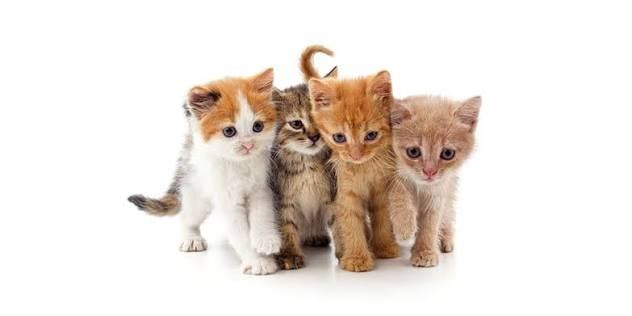
#> input picture gato p.jpg, 632 x 316 px
$ python p6-act10-0068.py
#> lines starting #> are read from the running program, lines starting #| are printed output that depends on the picture; after the words box and inside, x2 and y2 are one past the last pixel; in counts of white or black regions, pixels touching at a corner belong together
import numpy as np
import cv2
# vision artificial Act 10 Nc = 0068
# Lee la imagen en escala de grises
img = cv2.imread("gato p.jpg", cv2.IMREAD_GRAYSCALE)
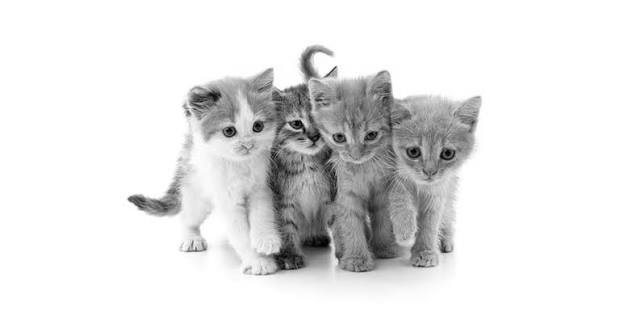
#> img: shape (316, 632); min 0, max 255, mean 227.6

# Abre la ventana con la imagen
cv2.imshow("gato p 0068", img)
cv2.waitKey(0)
cv2.destroyAllWindows()

# la linea
print("La linea 0068")

# Crea una imagen negra
img = np.zeros((512,512,3), np.uint8)

# Dibuja una diagonal blanca de 3px desde una esquina a la otra
img = cv2.line(img,(0,0),(511,511),(255,255,255),3)

# Abre la ventana con la imagen
cv2.imshow("Line 0068", img)
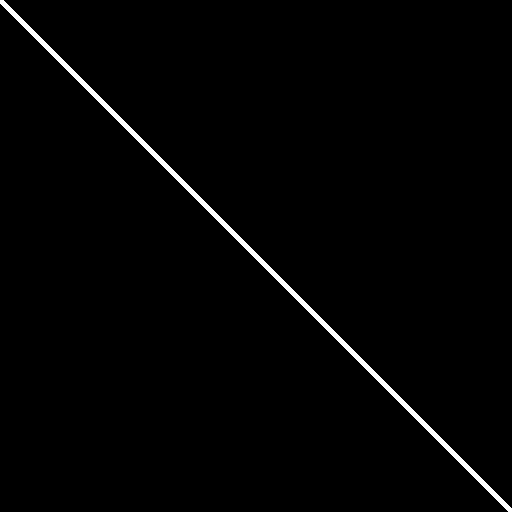
#> window 'Line 0068': shape (512, 512, 3); 1.4% white; 1 white region, box (x1, y1, x2, y2) and area: (0, 0, 512, 512) 3572
cv2.waitKey(0)
cv2.destroyAllWindows()

# Dibuja un circulo azul de radio 10px al centro de la imagen
img = cv2.circle(img, (260,260), 10, (255,0,0),-1)

cv2.imshow("circulo 0068", img)
cv2.waitKey(0)
cv2.destroyAllWindows()

# Añade a la imagen el texto "Example Text" en color blanco
img = cv2.putText(img, "gato feliz 0068", (200, 30),cv2.FONT_HERSHEY_SIMPLEX, \
                  0.5, (255, 255, 255), 2)

# Abre la ventana con la imagen
cv2.imshow("texto 0068", img)
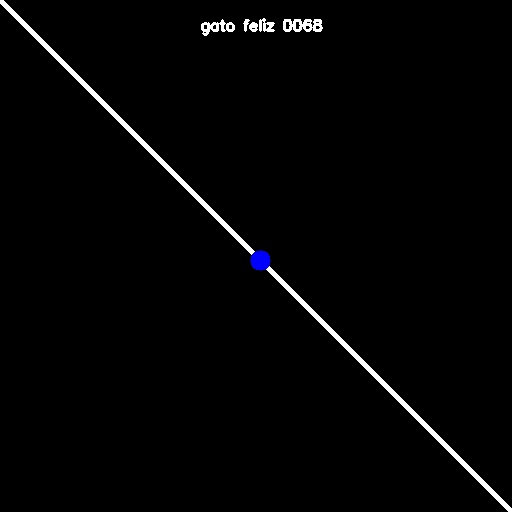
#> window 'texto 0068': shape (512, 512, 3); mean B, G, R 4.5, 4.2, 4.2
cv2.waitKey(0)
cv2.destroyAllWindows()

def on_trackbar(val):
  print(val)

# Crea a una imagen negra, y una ventana llamada 'frame'
img = np.zeros((300,512,3), np.uint8)
cv2.namedWindow('frame')

# Crea tres trackbar en frame, llamados R,G,B, que van de 0 a 255 y llaman a on_trackbar()
cv2.createTrackbar('R','frame',0,255,on_trackbar)
cv2.createTrackbar('G','frame',0,255,on_trackbar)
cv2.createTrackbar('B','frame',0,255,on_trackbar)

while(True):
    cv2.imshow('gatos',img)
    k = cv2.waitKey(1) & 0xFF
#> (key Esc is pressed here)
    if k == 27:
        break

    # Obtiene las posiciones de los trackbars
    r = cv2.getTrackbarPos('R','frame')
    g = cv2.getTrackbarPos('G','frame')
    b = cv2.getTrackbarPos('B','frame')

    img[:] = [b,g,r]

cv2.destroyAllWindows()

# Abre la ventana con la imagen
cv2.imshow("Trackbars 0068", img)
cv2.waitKey(0)
cv2.destroyAllWindows()

img = cv2.imread('gato p.jpg',0)

ret,thr1 = cv2.threshold(img,127,255,cv2.THRESH_BINARY)
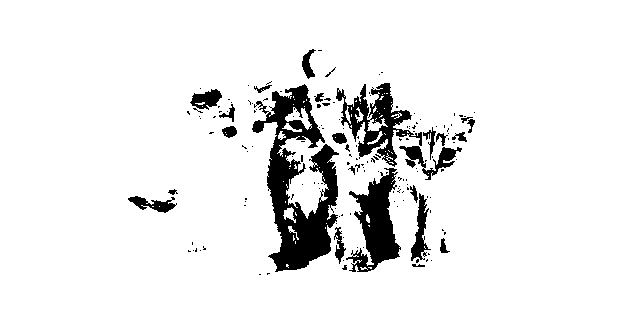
#> thr1: shape (316, 632); 91.8% white; 159 black regions (134 under 20 px), largest, box (x1, y1, x2, y2) and area: (252, 84, 339, 272) 7047, (346, 168, 401, 272) 2770, (336, 83, 422, 167) 2498
ret,thr2 = cv2.threshold(img,127,255,cv2.THRESH_BINARY_INV)
ret,thr3 = cv2.threshold(img,127,255,cv2.THRESH_TRUNC)
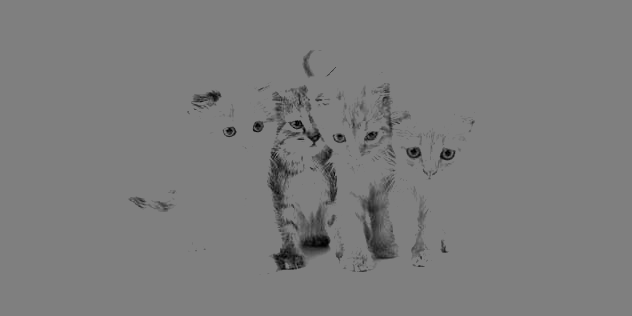
#> thr3: shape (316, 632); min 0, max 127, mean 124.2
ret,thr4 = cv2.threshold(img,127,255,cv2.THRESH_TOZERO)
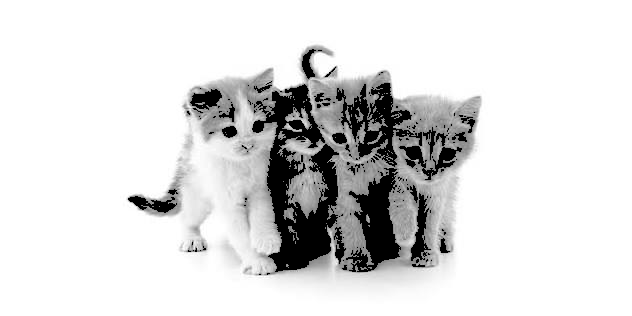
#> thr4: shape (316, 632); min 0, max 255, mean 220
ret,thr5 = cv2.threshold(img,127,255,cv2.THRESH_TOZERO_INV)
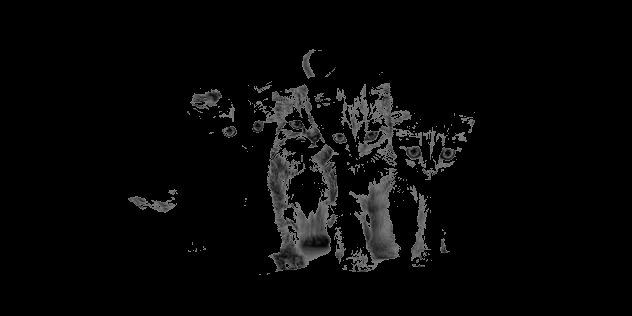
#> thr5: shape (316, 632); min 0, max 127, mean 7.6

cv2.imshow('BINARY',thr1)
cv2.imshow('BINARY_INV',thr2)
cv2.imshow('TRUNC',thr3)
cv2.imshow('TOZERO',thr4)
cv2.imshow('TOZERO_INV',thr5)


cv2.waitKey(0)
cv2.destroyAllWindows()

# Abre la ventana con la imagen
cv2.imshow("Trackbars 0068", img)
cv2.waitKey(0)
cv2.destroyAllWindows()

print("Christian Garcia 0068")
